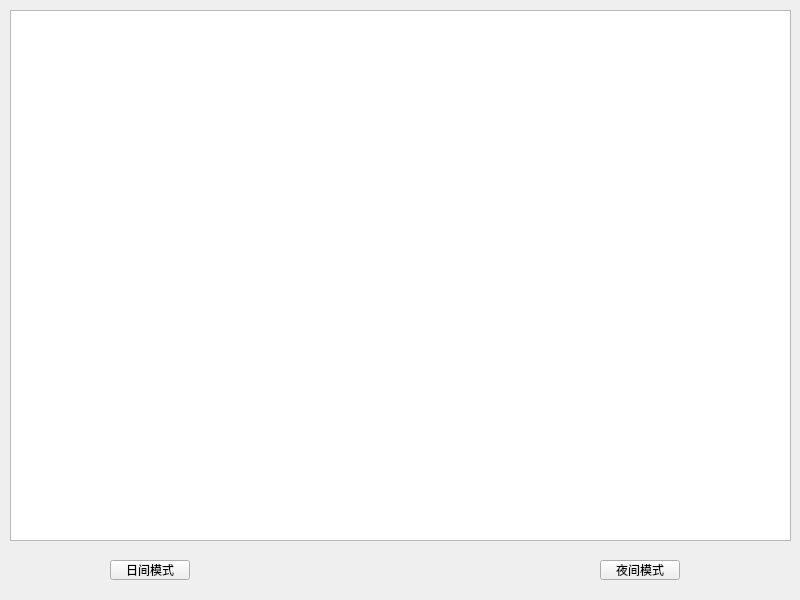
<?xml version="1.0" encoding="UTF-8"?>
<ui version="4.0">
 <class>Widget</class>
 <widget class="QWidget" name="Widget">
  <property name="geometry">
   <rect>
    <x>0</x>
    <y>0</y>
    <width>800</width>
    <height>600</height>
   </rect>
  </property>
  <property name="windowTitle">
   <string>Widget</string>
  </property>
  <widget class="QPushButton" name="pushButton_light">
   <property name="geometry">
    <rect>
     <x>110</x>
     <y>560</y>
     <width>80</width>
     <height>20</height>
    </rect>
   </property>
   <property name="text">
    <string>日间模式</string>
   </property>
  </widget>
  <widget class="QPushButton" name="pushButton_dark">
   <property name="geometry">
    <rect>
     <x>600</x>
     <y>560</y>
     <width>80</width>
     <height>20</height>
    </rect>
   </property>
   <property name="text">
    <string>夜间模式</string>
   </property>
  </widget>
  <widget class="QPlainTextEdit" name="plainTextEdit">
   <property name="geometry">
    <rect>
     <x>10</x>
     <y>10</y>
     <width>781</width>
     <height>531</height>
    </rect>
   </property>
  </widget>
 </widget>
 <resources/>
 <connections/>
</ui>
